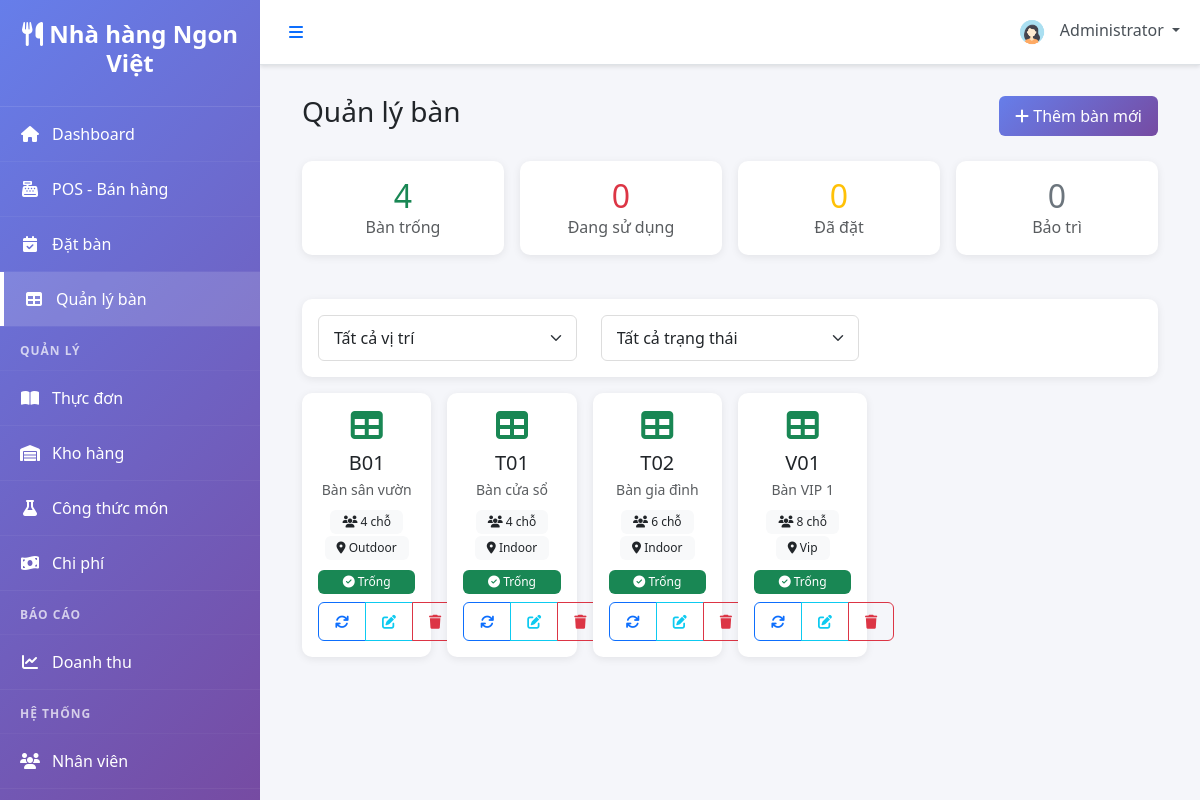
The page /modules/tables/manage_tables.php (signed in) on the database as committed earlier.
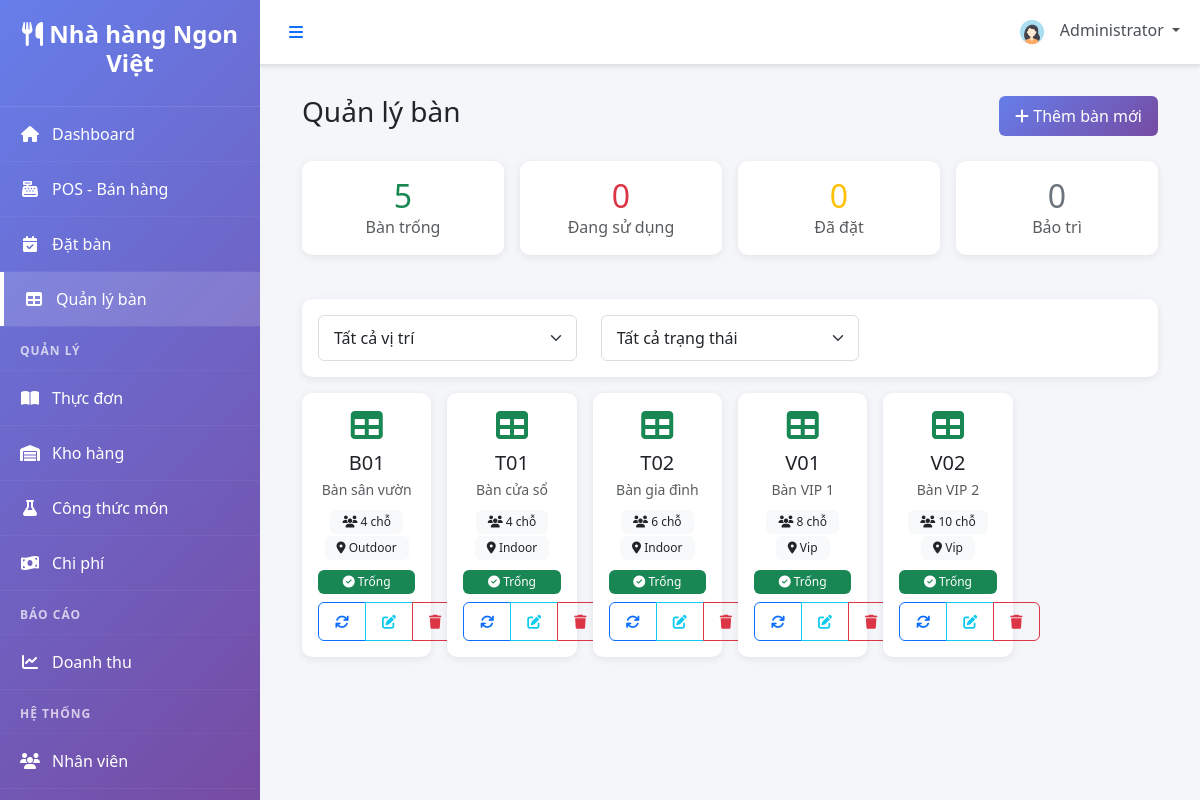
The same page on the database as committed later.
### tables this page shows
CREATE TABLE `restaurant_tables` (
  `table_id` INT UNSIGNED NOT NULL AUTO_INCREMENT,
  `table_number` VARCHAR(20) NOT NULL,
  `table_name` VARCHAR(100) DEFAULT NULL,
  `capacity` INT NOT NULL DEFAULT 4,
  `location` ENUM('indoor','outdoor','vip','balcony') NOT NULL DEFAULT 'indoor',
  `status` ENUM('available','occupied','reserved','maintenance','cleaning') NOT NULL DEFAULT 'available',
  `image` VARCHAR(255) DEFAULT NULL,
  `created_at` TIMESTAMP NOT NULL DEFAULT CURRENT_TIMESTAMP,
  `updated_at` TIMESTAMP NOT NULL DEFAULT CURRENT_TIMESTAMP ON UPDATE CURRENT_TIMESTAMP,
  PRIMARY KEY (`table_id`),
  UNIQUE KEY `uq_table_number` (`table_number`),
  KEY `idx_table_status` (`status`),
  KEY `idx_table_location` (`location`)
);

### modules/tables/manage_tables.php (the view, shortened to what the changed rows need)
<?php
include '../../includes/header.php';
$query = "SELECT * FROM restaurant_tables ORDER BY table_number";
$tables = $db->query($query)->fetchAll(PDO::FETCH_ASSOC);
$stats = [
    'available' => 0,
    'occupied' => 0,
    'reserved' => 0,
    'maintenance' => 0
];
foreach ($tables as $table) {
    $stats[$table['status']]++;
}
?>
<div class="container-fluid">
    <div class="d-flex justify-content-between align-items-center mb-4">
        <h1 class="h3">Quản lý bàn</h1>
    </div>
    <div class="row g-3 mb-4">
        <div class="col-md-3">
            <div class="card border-success">
                <div class="card-body text-center">
                    <h2 class="text-success mb-0"><?php echo $stats['available']; ?></h2>
                    <p class="text-muted mb-0">Bàn trống</p>
                </div>
            </div>
        </div>
        <div class="col-md-3">
            <div class="card border-danger">
                <div class="card-body text-center">
                    <h2 class="text-danger mb-0"><?php echo $stats['occupied']; ?></h2>
                </div>
            </div>
        </div>
        <div class="col-md-3">
            <div class="card border-warning">
                <div class="card-body text-center">
                    <h2 class="text-warning mb-0"><?php echo $stats['reserved']; ?></h2>
                </div>
            </div>
        </div>
        <div class="col-md-3">
            <div class="card border-secondary">
                <div class="card-body text-center">
                    <h2 class="text-secondary mb-0"><?php echo $stats['maintenance']; ?></h2>
                </div>
            </div>
        </div>
    </div>
    <div class="row g-3" id="tables-grid">
        <?php foreach ($tables as $table): ?>
        <?php
        $status_classes = [
            'available' => 'success',
            'occupied' => 'danger',
            'reserved' => 'warning',
            'maintenance' => 'secondary'
        ];
        $status_icons = [
            'available' => 'fa-check-circle',
            'occupied' => 'fa-users',
            'reserved' => 'fa-calendar-check',
            'maintenance' => 'fa-wrench'
        ];
        $status_text = [
            'available' => 'Trống',
            'occupied' => 'Đang dùng',
            'reserved' => 'Đã đặt',
            'maintenance' => 'Bảo trì'
        ];
        ?>
        <div class="col-lg-2 col-md-3 col-sm-4 col-6 table-item"
             data-location="<?php echo $table['location']; ?>"
             data-status="<?php echo $table['status']; ?>">
            <div class="card table-card border-<?php echo $status_classes[$table['status']]; ?>">
                <div class="card-body text-center p-3">
                    <div class="table-icon mb-2">
                        <i class="fas fa-table fa-2x text-<?php echo $status_classes[$table['status']]; ?>"></i>
                    </div>
                    <h5 class="mb-1"><?php echo htmlspecialchars($table['table_number']); ?></h5>
                    <?php if (!empty($table['table_name'] ?? '')): ?>
                    <small class="text-muted d-block"><?php echo htmlspecialchars($table['table_name']); ?></small>
                    <?php endif; ?>
                    <div class="my-2">
                        <span class="badge bg-light text-dark">
                            <i class="fas fa-users"></i> <?php echo $table['capacity']; ?> chỗ
                        </span>
                        <span class="badge bg-light text-dark">
                            <i class="fas fa-map-marker-alt"></i> <?php echo ucfirst($table['location']); ?>
                        </span>
                    </div>
                    <span class="badge bg-<?php echo $status_classes[$table['status']]; ?> w-100">
                        <i class="fas <?php echo $status_icons[$table['status']]; ?>"></i>
                        <?php echo $status_text[$table['status']]; ?>
                    </span>
                    <div class="btn-group btn-group-sm w-100 mt-2" role="group">
                        <button class="btn btn-outline-primary" onclick="changeStatus(<?php echo $table['table_id']; ?>)">
                            <i class="fas fa-sync"></i>
                        </button>
                        <button class="btn btn-outline-info" onclick="editTable(<?php echo $table['table_id']; ?>)">
                            <i class="fas fa-edit"></i>
                        </button>
                        <button class="btn btn-outline-danger" onclick="deleteTable(<?php echo $table['table_id']; ?>)">
                            <i class="fas fa-trash"></i>
                        </button>
                    </div>
                </div>
            </div>
        </div>
        <?php endforeach; ?>
    </div>
</div>
<?php include '../../includes/footer.php'; ?>

Rows that differ between the two databases and show on the page:
added restaurant_tables: table_number "V02", table_name "Bàn VIP 2", capacity "10", location "Vip", status "Trống"
Other text that changed with them:
$stats['available']: "4" → "5"
